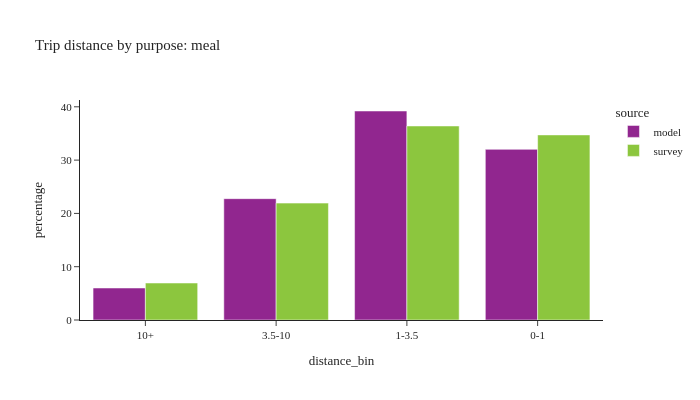

Source (notebook cell):
### Code cell
plot_bins(trip, pl.col('dpurp') == 6, 'meal')

### Figure 1 — Plotly figure (JSON) as saved in the notebook; plotly's stock layout.template omitted (floating-point values rounded to 4 significant figures)
{"data": [{"alignmentgroup": "True", "customdata": [[61773], [234222], [403480], [329436]], "hovertemplate": "source=model<br>distance_bin=%{x}<br>percentage=%{y}<br>sample count=%{customdata[0]}<extra></extra>", "legendgroup": "model", "marker": {"color": "#91268F", "pattern": {"shape": ""}}, "name": "model", "offsetgroup": "model", "orientation": "v", "showlegend": true, "textposition": "auto", "type": "bar", "x": ["10+", "3.5-10", "1-3.5", "0-1"], "xaxis": "x", "y": [6.004, 22.76, 39.21, 32.02], "yaxis": "y"}, {"alignmentgroup": "True", "customdata": [[452], [243], [416], [95]], "hovertemplate": "source=survey<br>distance_bin=%{x}<br>percentage=%{y}<br>sample count=%{customdata[0]}<extra></extra>", "legendgroup": "survey", "marker": {"color": "#8CC63E", "pattern": {"shape": ""}}, "name": "survey", "offsetgroup": "survey", "orientation": "v", "showlegend": true, "textposition": "auto", "type": "bar", "x": ["0-1", "3.5-10", "1-3.5", "10+"], "xaxis": "x", "y": [34.73, 21.93, 36.4, 6.938], "yaxis": "y"}], "layout": {"barmode": "group", "font": {"size": 11}, "height": 400, "legend": {"title": {"text": "source"}, "tracegroupgap": 0}, "title": {"text": "Trip distance by purpose: meal"}, "width": 700, "xaxis": {"anchor": "y", "domain": [0.0, 1.0], "title": {"text": "distance_bin"}}, "yaxis": {"anchor": "x", "domain": [0.0, 1.0], "title": {"text": "percentage"}}}}
